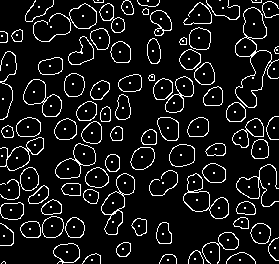
#> input picture Stage 5 (Counting Cells)/data/sample_1/mask.png, 279 x 264 px
$ python count_nuclei.py
#> lines starting #> are read from the running program, lines starting #| are printed output that depends on the picture; after the words box and inside, x2 and y2 are one past the last pixel; in counts of white or black regions, pixels touching at a corner belong together
import cv2
import numpy as np
import math
import os
import csv

data_folder = 'data'
dir_path = os.path.join(os.getcwd(), data_folder)
file_dir_path_list = os.listdir(dir_path)

# field names
fields = ['Image', 'Number of cells']

# data rows of csv file
rows = []

# name of csv file
filename = "records.csv"


for index, file_name in enumerate(file_dir_path_list):
    print(str(index + 1), ' File: ', file_name, 'processing...')
    file_dir_path = os.path.join(dir_path, file_name)

    image = cv2.imread(file_dir_path+"/mask.png")
#> image is the input picture: shape (264, 279, 3); 9.2% white in thin lines or dots
    original = image.copy()
    hsv = cv2.cvtColor(image, cv2.COLOR_BGR2HSV)
#> hsv: shape (264, 279, 3); mean H, S, V 0, 0, 23.6


    hsv_lower = np.array([0,0,0])
    hsv_upper = np.array([255,255,255])
    mask = cv2.inRange(hsv, hsv_lower, hsv_upper)
#> mask: shape (264, 279); every value is 255
    kernel = cv2.getStructuringElement(cv2.MORPH_ELLIPSE, (3,3))
    opening = cv2.morphologyEx(mask, cv2.MORPH_OPEN, kernel, iterations=1)
    close = cv2.morphologyEx(opening, cv2.MORPH_CLOSE, kernel, iterations=2)

    cnts = cv2.findContours(close, cv2.RETR_EXTERNAL, cv2.CHAIN_APPROX_SIMPLE)
#> cnts = 1 contour; box (x1, y1, x2, y2) and area: (0, 0, 279, 264) 73114
    cnts = cnts[0] if len(cnts) == 2 else cnts[1]
#> cnts = [[[0, 0], [0, 263], [278, 263], [278, 0]]]

    minimum_area = 100
    average_cell_area = 650
    connected_cell_area = 1000
    cells = 0
    for c in cnts:
        area = cv2.contourArea(c)
        if area > minimum_area:
            cv2.drawContours(original, [c], -1, (36,255,12), 2)
            if area > connected_cell_area:
                cells += math.ceil(area / average_cell_area)
            else:
                cells += 1
#> this loop made 1 pass
#> (c, area, cells) on pass 1: ([[0, 0], [0, 263], [278, 263], [278, 0]], 73114, 113)
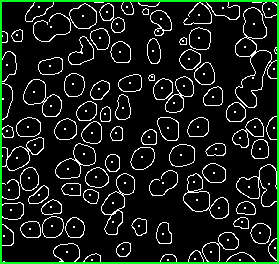
#> original: shape (264, 279, 3); 2.93% of pixels changed, all inside (x1, y1, x2, y2) = (0, 0, 279, 264)
#> after the loop, cells = 113
    print('Cells: {}'.format(cells))
#| Cells: 113

    row = [file_name, cells]
#> row = ['sample_1', 113]
    rows.append(row)


# writing to csv file
with open(filename, 'w') as csvfile:
    # creating a csv writer object
    csvwriter = csv.writer(csvfile)

    # writing the fields
    csvwriter.writerow(fields)

    # writing the data rows
    csvwriter.writerows(rows)
